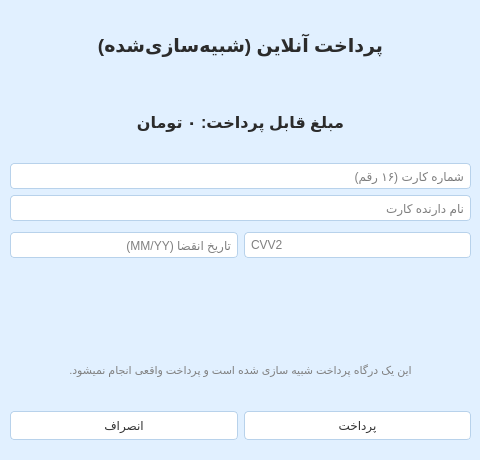
<?xml version="1.0" encoding="UTF-8"?>
<ui version="4.0">
 <class>PaymentWindow_c</class>
 <widget class="QDialog" name="PaymentWindow_c">
  <property name="geometry">
   <rect>
    <x>0</x>
    <y>0</y>
    <width>480</width>
    <height>460</height>
   </rect>
  </property>
  <property name="minimumSize">
   <size>
    <width>480</width>
    <height>460</height>
   </size>
  </property>
  <property name="maximumSize">
   <size>
    <width>480</width>
    <height>460</height>
   </size>
  </property>
  <property name="windowTitle">
   <string>پرداخت</string>
  </property>
  <property name="styleSheet">
   <string notr="true">
QDialog {
    background-color: #e1f0ff;
}

QLabel {
    color: #2b2b2b;
}

QLineEdit {
    background-color: white;
    color: black;
    border: 1px solid #b8d2eb;
    border-radius: 4px;
    padding: 4px;
}

QPushButton {
    background-color: #ffffff;
    color: #333333;
    border: 1px solid #b8d2eb;
    border-radius: 4px;
    padding: 6px;
    min-width: 80px;
}
QPushButton:hover {
    background-color: #f0f7ff;
    border: 1px solid #7eaadb;
}</string>
  </property>
  <widget class="QWidget" name="verticalLayoutWidget">
   <property name="geometry">
    <rect>
     <x>10</x>
     <y>10</y>
     <width>461</width>
     <height>211</height>
    </rect>
   </property>
   <layout class="QVBoxLayout" name="verticalLayout">
    <item>
     <widget class="QLabel" name="titleLabel">
      <property name="font">
       <font>
        <pointsize>14</pointsize>
        <bold>true</bold>
       </font>
      </property>
      <property name="text">
       <string>پرداخت آنلاین (شبیه‌سازی‌شده)</string>
      </property>
      <property name="alignment">
       <set>Qt::AlignCenter</set>
      </property>
     </widget>
    </item>
    <item>
     <widget class="QLabel" name="amountLabel">
      <property name="font">
       <font>
        <pointsize>12</pointsize>
        <bold>true</bold>
       </font>
      </property>
      <property name="text">
       <string>مبلغ قابل پرداخت: ۰ تومان</string>
      </property>
      <property name="alignment">
       <set>Qt::AlignCenter</set>
      </property>
     </widget>
    </item>
    <item>
     <widget class="QLineEdit" name="cardNumberLineEdit">
      <property name="maxLength">
       <number>19</number>
      </property>
      <property name="placeholderText">
       <string>شماره کارت (۱۶ رقم)</string>
      </property>
     </widget>
    </item>
    <item>
     <widget class="QLineEdit" name="cardHolderLineEdit">
      <property name="placeholderText">
       <string>نام دارنده کارت</string>
      </property>
     </widget>
    </item>
   </layout>
  </widget>
  <widget class="QWidget" name="horizontalLayoutWidget">
   <property name="geometry">
    <rect>
     <x>10</x>
     <y>220</y>
     <width>461</width>
     <height>51</height>
    </rect>
   </property>
   <layout class="QHBoxLayout" name="horizontalLayout">
    <item>
     <widget class="QLineEdit" name="expiryLineEdit">
      <property name="maxLength">
       <number>5</number>
      </property>
      <property name="placeholderText">
       <string>تاریخ انقضا (MM/YY)</string>
      </property>
     </widget>
    </item>
    <item>
     <widget class="QLineEdit" name="cvvLineEdit">
      <property name="maxLength">
       <number>4</number>
      </property>
      <property name="echoMode">
       <enum>QLineEdit::Password</enum>
      </property>
      <property name="placeholderText">
       <string>CVV2</string>
      </property>
     </widget>
    </item>
   </layout>
  </widget>
  <widget class="QWidget" name="verticalLayoutWidget_2">
   <property name="geometry">
    <rect>
     <x>10</x>
     <y>270</y>
     <width>461</width>
     <height>131</height>
    </rect>
   </property>
   <layout class="QVBoxLayout" name="verticalLayout_2">
    <item>
     <widget class="QLabel" name="statusLabel">
      <property name="styleSheet">
       <string notr="true">color: red;</string>
      </property>
      <property name="text">
       <string/>
      </property>
      <property name="alignment">
       <set>Qt::AlignLeading|Qt::AlignLeft|Qt::AlignVCenter</set>
      </property>
      <property name="wordWrap">
       <bool>true</bool>
      </property>
     </widget>
    </item>
    <item>
     <widget class="QLabel" name="noteLabel">
      <property name="styleSheet">
       <string notr="true">color: gray; font-size: 11px;</string>
      </property>
      <property name="text">
       <string>این یک درگاه پرداخت شبیه سازی شده است و پرداخت واقعی انجام نمیشود.</string>
      </property>
      <property name="alignment">
       <set>Qt::AlignCenter</set>
      </property>
      <property name="wordWrap">
       <bool>true</bool>
      </property>
     </widget>
    </item>
   </layout>
  </widget>
  <widget class="QWidget" name="horizontalLayoutWidget_2">
   <property name="geometry">
    <rect>
     <x>10</x>
     <y>400</y>
     <width>461</width>
     <height>51</height>
    </rect>
   </property>
   <layout class="QHBoxLayout" name="horizontalLayout_2">
    <item>
     <widget class="QPushButton" name="cancelButton">
      <property name="text">
       <string>انصراف</string>
      </property>
     </widget>
    </item>
    <item>
     <widget class="QPushButton" name="payButton">
      <property name="text">
       <string>پرداخت</string>
      </property>
     </widget>
    </item>
   </layout>
  </widget>
 </widget>
 <resources/>
 <connections/>
</ui>
